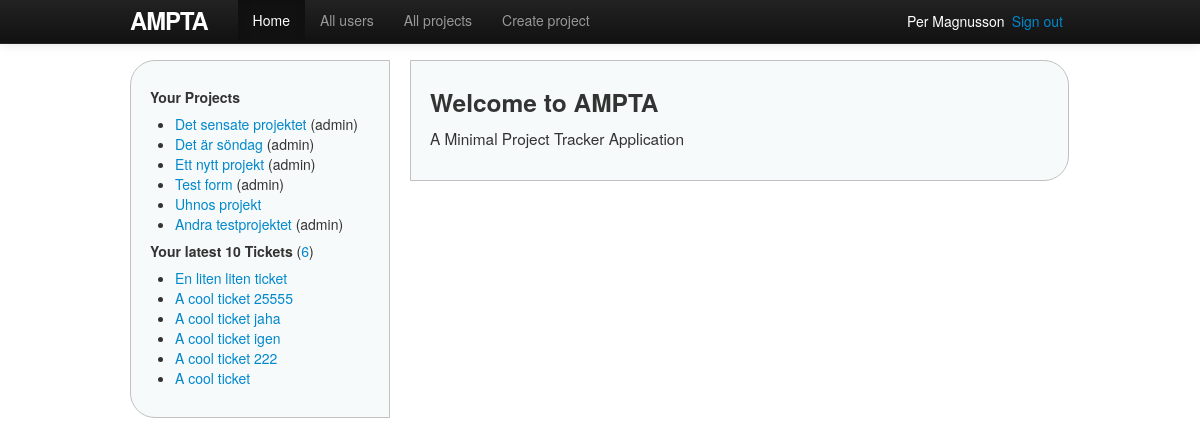
Page / (signed in) on the earlier database version.
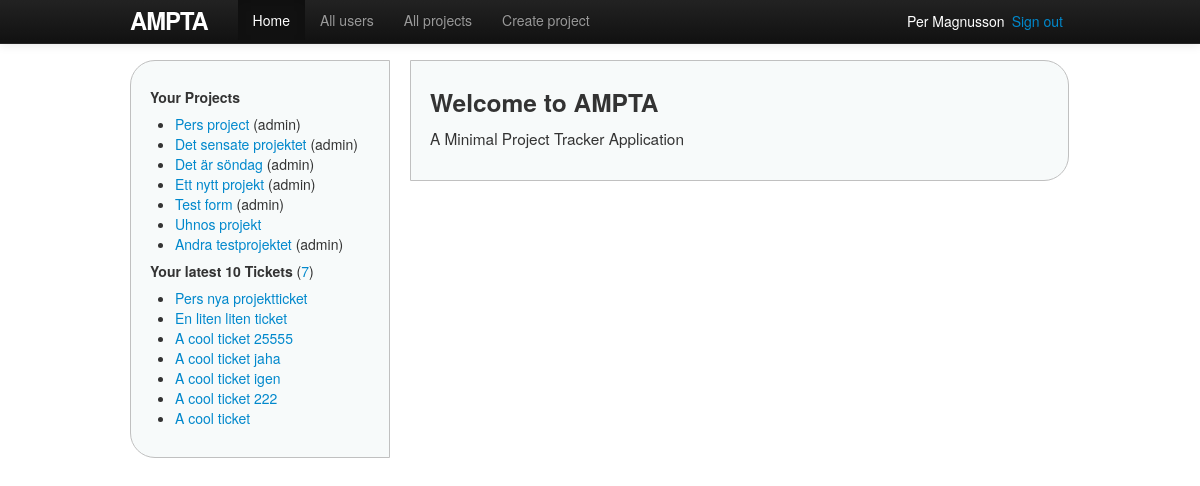
Same page on the later database version.
### ampta/models.py (models this page shows, shortened)
class Project(models.Model):
    name = models.CharField(max_length=30)
    description = models.TextField()
    start_date = models.DateField()
    end_date = models.DateField()
    users = models.ManyToManyField(User, related_name='projects', blank=True)
    owner = models.ForeignKey(User, related_name='projects_owned_by_user')
    date_added = models.DateTimeField()
    date_updated = models.DateTimeField()
    def owned_by_user(self, user):
        return self.owner == user

class Ticket(models.Model):
    name = models.CharField(max_length=30)
    description = models.TextField()
    start_date = models.DateField();
    end_date = models.DateField();
    status = models.ForeignKey(Status, related_name='tickets')
    project = models.ForeignKey(Project, related_name='tickets')
    owner = models.ForeignKey(User, related_name='tickets')
    date_added = models.DateTimeField()
    date_updated = models.DateTimeField()

### ampta/views/views.py (the view)
# urls.py: url(r'^$', 'home_index', name='root'),
@login_required(login_url='/login')
def home_index(request):
    return render(request, 'general/home.html', {'home_active': True})

### ampta/templatetags/custom_filters.py (called while the page is built)
@register.filter(name='user_projects')
def user_projects(user):
    projects = user.projects.order_by('-date_added')
    return projects

@register.filter(name='project_owned_by_user')
def project_owned_by_user(project, user):
    return project.owned_by_user(user)

### ampta/templates/general/home.html (shortened to what this page needs)
{% extends 'shared/base.html' %}
{% block content %}
<h3>Welcome to AMPTA</h3>
<p>A Minimal Project Tracker Application</p>
{% endblock %}

### ampta/templates/shared/base.html (shortened to what this page needs)
<!DOCTYPE html>
<html>
	<head>
		{% block styles %}
			<link rel="stylesheet" href="http://code.jquery.com/ui/1.10.1/themes/base/jquery-ui.css" />
			<link rel="stylesheet" type="text/css" href="{{ STATIC_URL }}styles/bootstrap.min.css">
			<link rel="stylesheet" type="text/css" href="{{ STATIC_URL }}styles/site.css">
		{% endblock %}
	</head>
	<body>
	{% block body %}
		<div class="container">
		<header>
			<nav class="navbar navbar-inverse navbar-fixed-top">
				<div class="navbar-inner">
					<div class="container">
						<a href="{% url home %}" id="logo" class="brand">Ampta</a>
						<div class="nav-collapse collapse">
							<ul class="nav">
								<li {% if home_active %}class="active"{% endif %}>
									<a href="{% url home %}">Home</a>
								</li>
								<li {% if all_users_active %}class="active"{% endif %}>
									<a href="{% url users %}">All users</a>
								</li>
								<li {% if projects_active %}class="active"{% endif %}>
									<a href="{% url projects %}">All projects</a>
								</li>
								<li {% if create_projects_active %}class="active"{% endif %}>
									<a href="{% url new_project %}">Create project</a>
								</li>
							</ul>
						</div>
						<span class="sign_out pull-right"><a href="{% url logout %}">Sign out</a></span>
						<span class="active_user pull-right">
							<a href="{% url user user.id %}">{{ user.get_full_name }}</a>
						</span>
					</div>
				</div>
			</nav>
		</header>
		<div class="sidenav pull-left">
			{% include 'shared/_sidenav_projects_tickets.html' %}
		</div>
		<div class="main pull-left">
			{% block content %}{% endblock %}
		</div>
		</div>
	{% endblock body %}
	</body>
</html>

### ampta/templates/shared/_sidenav_projects_tickets.html (shortened to what this page needs)
{% load custom_filters %}
<h5>Your Projects</h5>
<ul>
{% with projects=user|user_projects %}
{% for p in projects %}
	<li>
		<a href="{% url project p.id %}">{{ p.name }}</a>
		{% if p|project_owned_by_user:user %}(admin){% endif %}
	</li>
{% endfor%}
{% endwith %}
</ul>
<h5>Your latest 10 Tickets
	<span class="countTickets">(<a href="{% url tickets %}">{{ user.tickets.count }}</a>)</span>
</h5>
<ul>
{% for t in user.tickets.all|dictsortreversed:"date_added"|slice:"10" %}
	<li><a href="{% url project_ticket t.project.id t.id %}">{{ t.name }}</a></li>
{% endfor %}
</ul>

Differences in the rows shown:
added Project: name "Pers project", shows "(admin)"
added Ticket: name "Pers nya projektticket"
Other differences:
{{ user.tickets.count }}: "6" → "7"
